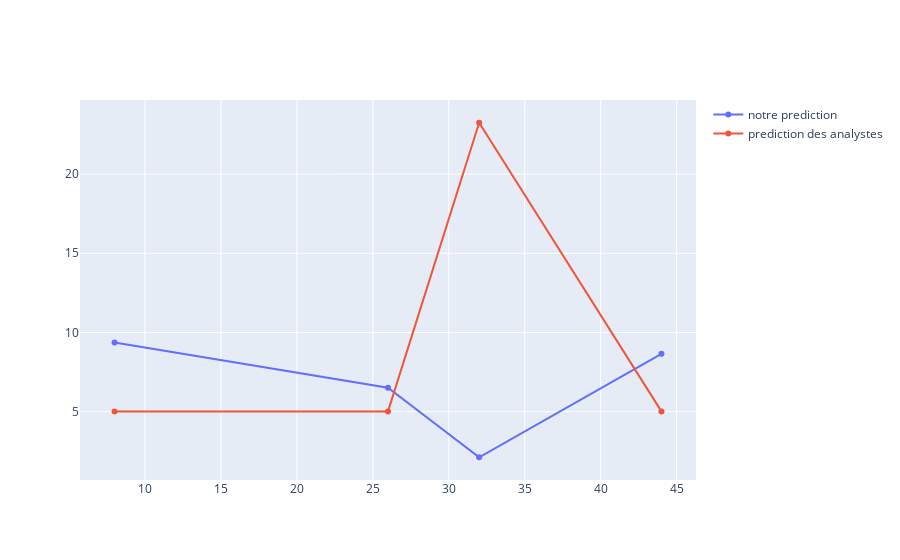

Notebook source saved alongside this figure:
### Code cell
import plotly.graph_objects as go

fig = go.Figure()
# Add traces
fig.add_trace(go.Scatter(x=df_accuracy.index,
                         y=abs(df_accuracy.our_pred),
                        mode='lines+markers',
                        name='notre prediction'))
fig.add_trace(go.Scatter(x=df_accuracy.index,
                         y=abs(df_accuracy.pred_surprise),
                    mode='lines+markers',
                    name='prediction des analystes'))


fig.show()

### Figure 1 — Plotly figure (JSON) as saved in the notebook; plotly's stock layout.template omitted (floating-point values rounded to 4 significant figures)
{"data": [{"mode": "lines+markers", "name": "notre prediction", "type": "scatter", "x": [8, 26, 32, 44], "y": [9.374, 6.518, 2.125, 8.655]}, {"mode": "lines+markers", "name": "prediction des analystes", "type": "scatter", "x": [8, 26, 32, 44], "y": [5.019, 5.019, 23.24, 5.019]}], "layout": {}}
